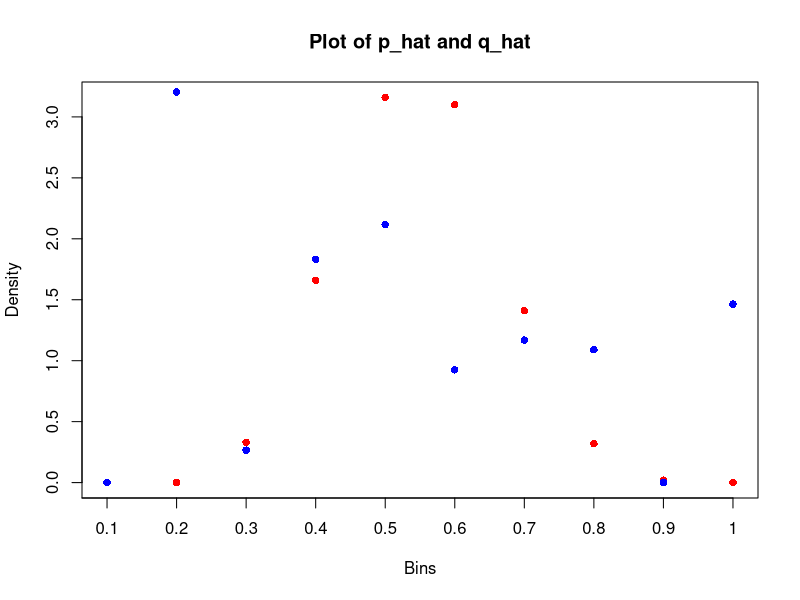
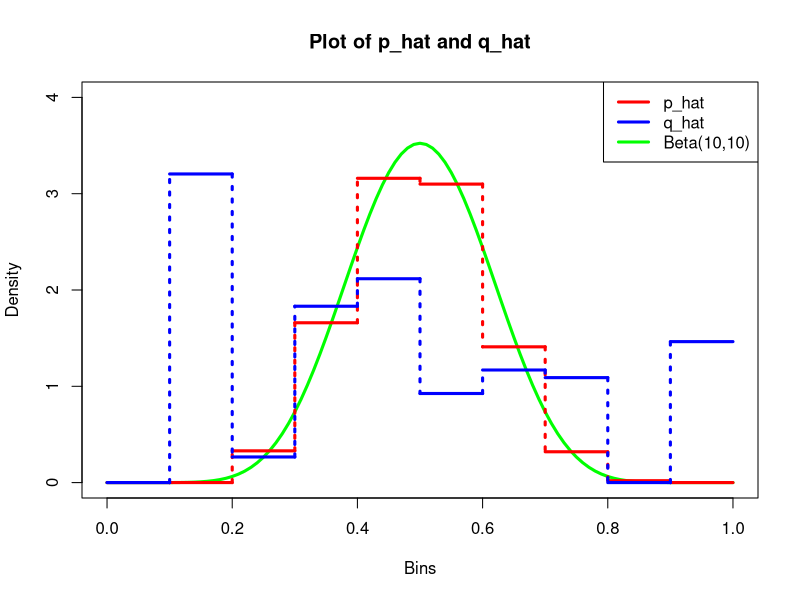
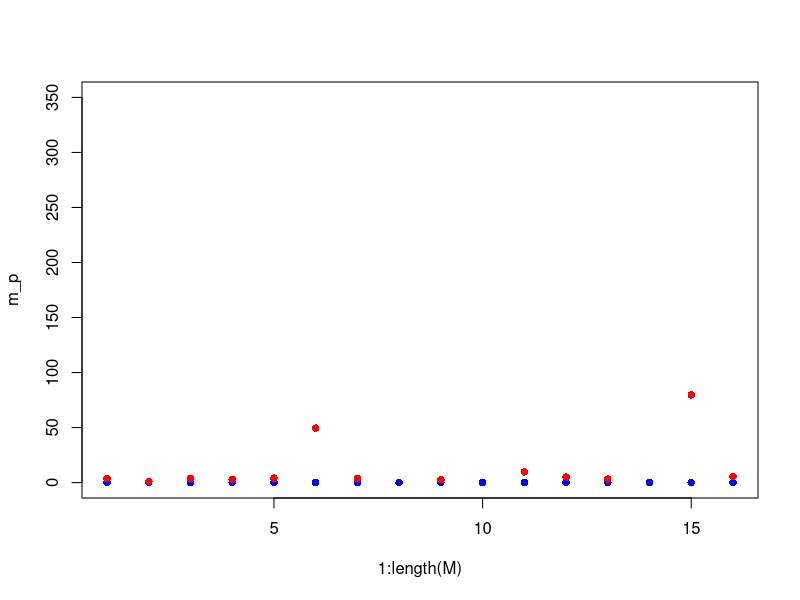

These charts were generated, in order, by the following R code:

rm(list=ls())

# Setting parameters
n <- 1000
m <- 10
h <- 1/m
eps <- .001

# Generating the random sample from the beta
X <- rbeta(n, 10, 10)

# Set the bins
bins <- seq(0, 1, h)

# Rename units with the bins they belong
intervals <- cut(X, bins, include.lowest = T)

# Finding the frequencies of units inside each bins
pj_hat <- table(intervals) / n

# Computing high of each bin dividing the frequencies for the width of the bin
p_hat <- as.vector(pj_hat / h)
p_hat




# Importing packages to use Laplace function
library(VGAM)

# Generating m values from a Laplacian: one for each bin
nu <- rlaplace(m, 0, 8/eps^2)
nu

# Adding nu to every absolute frequencies of each bin
Dj <- table(intervals) + nu

# Finding qj_hat dividing max(0, Dj) for the sum of Dj
qj_hat <- c()
for(d in Dj){
  qj_hat <- c(qj_hat, max(d,0) / sum(Dj))
}

# Computing the high of the histogram dividing by the width of the columns
q_hat <- qj_hat / h



# Plotting p_hat and q_hat
plot(p_hat, col='red', pch=16, xaxt='n', ylab = 'Density', xlab = 'Bins', main='Plot of p_hat and q_hat')
axis(1, at = 0:m, lab=bins)
points(q_hat, col = 'blue', pch = 16)



# Plotting
plot(seq(h,1,h), p_hat, xlim=c(0,1), ylim=c(0, 4), 'n', ylab = 'Density', xlab = 'Bins', main='Plot of p_hat and q_hat')
legend('topright', legend=c('p_hat', 'q_hat', 'Beta(10,10)'), col = c('red', 'blue', 'green'), lwd=3, lty=1)

curve(dbeta(x, 10,10), col='green', lwd = 3, add = T)

p <- 0
for(i in 1:m){
  segments(p ,p_hat[i], p + h, p_hat[i], col = 'red', lwd = 3)
  segments(p + h, p_hat[i], p + h, p_hat[i+1], col='red', lty=3, lwd=3)
  p <- p + h}

q <- 0
for(i in 1:m){
  segments(q ,q_hat[i], q +h, q_hat[i], col = 'blue', lwd = 3)
  segments(q + h, q_hat[i], q + h, q_hat[i+1], col='blue', lty=3, lwd=3)
  q <- q + h}


# Defining step functions for p_hat and q_hat
p_hat_func <- function(x){
  interval <- cut(x, bins, include.lowest = T)
  levels   <- levels(interval)
  f        <- p_hat[interval == levels]
  return(f)
}

q_hat_func <- function(x){
  interval <- cut(x, bins, include.lowest = T)
  levels   <- levels(interval)
  f        <- q_hat[interval == levels]
  return(f)
}

# Defining MSE function (value inside integral of MISE)
MSE_p <- function(x) (dbeta(x, 10, 10) - p_hat_func(x))^2
MSE_q <- function(x) (dbeta(x, 10, 10) - q_hat_func(x))^2

# Computing integral
integrate(Vectorize(MSE_p), lower=0, upper=1)
integrate(Vectorize(MSE_q), lower=0, upper=1)






# Simulation --------------------------------------------------------------
# Importing packages to use Laplace function
library(VGAM)

# Defining step functions for p_hat and q_hat
p_hat_func <- function(x, m){
  interval <- cut(x, bins, include.lowest = T)
  levels   <- levels(interval)
  f        <- p_hat[interval == levels]
  return(f)
}

q_hat_func <- function(x){
  interval <- cut(x, bins, include.lowest = T)
  levels   <- levels(interval)
  f        <- q_hat[interval == levels]
  return(f)
}

# Defining MSE function (value inside integral of MISE)
MSE_p <- function(x) (dbeta(x, 10, 10) - p_hat_func(x))^2
MSE_q <- function(x) (dbeta(x, 10, 10) - q_hat_func(x))^2


M <- seq(5, 20, 1)

m_p <- c()
m_q <- c()

for(m in M){
  print(m)
  
  for(rep in 1:10){
    final_p <- c()
    final_q <- c()
    
    # Setting parameters
    n <- 1000
    h <- 1/m
    eps <- .001
    
    # Generating the random sample from the beta
    X <- rbeta(n, 10, 10)
    
    # Set the bins
    bins <- seq(0, 1, h)
    
    # Rename units with the bins they belong
    intervals <- cut(X, bins, include.lowest = T)
    
    # Finding the frequencies of units inside each bins
    pj_hat <- table(intervals) / n
    
    # Computing high of each bin dividing the frequencies for the width of the bin
    p_hat <- as.vector(pj_hat / h)
    p_hat
    
    
    # Generating m values from a Laplacian: one for each bin
    nu <- rlaplace(m, 0, 8/eps^2)
    nu
    
    # Adding nu to every absolute frequencies of each bin
    Dj <- table(intervals) + nu
    
    # Finding qj_hat dividing max(0, Dj) for the sum of Dj
    qj_hat <- c()
    for(d in Dj){
      qj_hat <- c(qj_hat, max(d,0) / sum(Dj))
    }
    
    # Computing the high of the histogram dividing by the width of the columns
    q_hat <- qj_hat / h
    
    
    # Computing integral
    p <- integrate(Vectorize(MSE_p), lower=0, upper=1, subdivisions=2000)$value
    q <- integrate(Vectorize(MSE_q), lower=0, upper=1, subdivisions=2000)$value
    final_p <- c(final_p, p)
    final_q <- c(final_q, q)
    
  }
  m_p <- c(m_p, mean(final_p))
  m_q <- c(m_q, mean(final_q))
}


plot(1:length(M), m_p, col='blue', pch=16,ylim=c(0,350))
points(1:length(M), m_q, col='red', pch=16)
